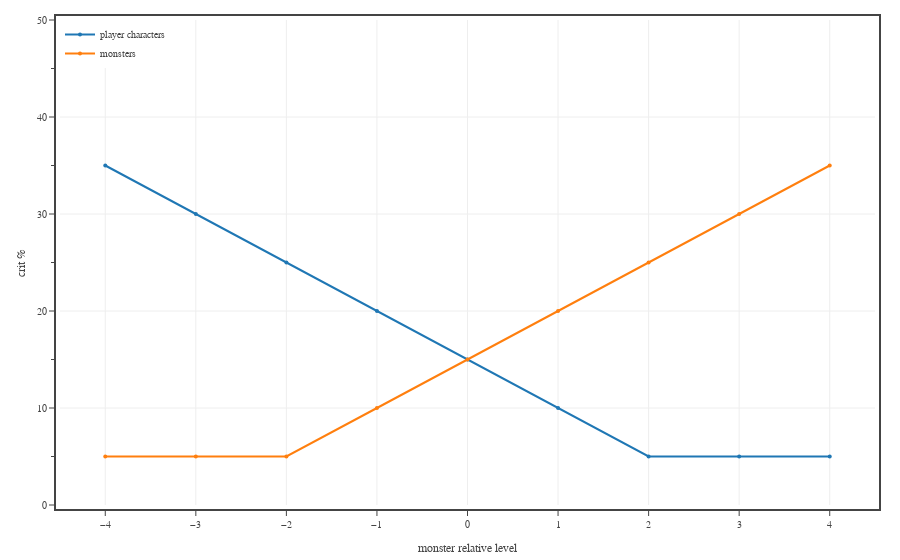

Notebook code for this chart:
### Code cell
# plots chance to crit and be crit vs level

rel_level = np.array([-4, -3, -2, -1, 0, 1, 2, 3, 4])

# create figure
fig = go.Figure(
    layout=go.Layout(
        template=TFB_TEMPLATE,
        margin=dict(l=60, r=25, b=55, t=20, pad=4),
        xaxis=dict(
            title_text='monster relative level',
            range=[-4.5,4.5],
            tick0=0, dtick=1,
            #minor=dict(tick0=0, dtick=1),
        ),
        yaxis=dict(
            title_text='crit %',
            range=[0,50],
            tick0=0, dtick=10,
            minor=dict(tick0=0, dtick=5),
        ),
        legend=dict(
            xanchor='left', yanchor='top',
            x=0.00, y=1.00,
            orientation='v',
            tracegroupgap=0,
        )
    )
)


fig.add_trace(go.Scatter(
    x=rel_level, 
    y=[max(5, y) for y in (15 - 5*rel_level)],
    mode='markers+lines', 
    marker=dict(size=6),
    name='player characters',
    legendgroup=ed['diff'],
    hovertemplate=
        'Level %{x}<br>'+
        'Crit Chance %{y:.0f}'+ 
        '<extra></extra>'
))

fig.add_trace(go.Scatter(
    x=rel_level, 
    y=[max(5, y) for y in (15 + 5*rel_level)],
    mode='markers+lines', 
    marker=dict(size=6),
    name='monsters',
    legendgroup=ed['diff'],
    hovertemplate=
        'Level %{x}<br>'+
        'Crit Chance %{y:.0f}'+ 
        '<extra></extra>'
))

# save large format figure
if SAVEFIGS:
    file_name = f'./fig-pf-crit-probability-large.html'
    fig_html = fig.to_html(
        include_plotlyjs=False, 
        full_html=False, 
        config=TFB_CONFIG
    )
    fig_soup = BeautifulSoup(fig_html, 'html.parser')
    fig_soup.div['class'] = 'plotly-div-large'
    with open(file_name, 'wb') as fout:
        fout.write(fig_soup.prettify('utf-8'))

# save small format figure
if SAVEFIGS:
    fig.update_traces(marker=dict(size=4))
    fig.update_layout(font=dict(size=10))
    file_name = f'./fig-pf-crit-probability-small.html'
    fig_html = fig.to_html(
        include_plotlyjs=False, 
        full_html=False, 
        config=TFB_CONFIG
    )
    fig_soup = BeautifulSoup(fig_html, 'html.parser')
    fig_soup.div['class'] = 'plotly-div-small'
    #fig_soup.div['style'] = 'aspect-ratio: 600/550;'
    with open(file_name, 'wb') as fout:
        fout.write(fig_soup.prettify('utf-8'))

# show figure
fig.show(config=TFB_CONFIG)

### Figure 1 — Plotly figure (JSON) as saved in the notebook; plotly's stock layout.template omitted (floating-point values rounded to 4 significant figures)
{"data": [{"hovertemplate": "Level %{x}<br>Crit Chance %{y:.0f}<extra></extra>", "legendgroup": "Extreme", "marker": {"size": 4}, "mode": "markers+lines", "name": "player characters", "type": "scatter", "x": [-4, -3, -2, -1, 0, 1, 2, 3, 4], "y": [35, 30, 25, 20, 15, 10, 5, 5, 5]}, {"hovertemplate": "Level %{x}<br>Crit Chance %{y:.0f}<extra></extra>", "legendgroup": "Extreme", "marker": {"size": 4}, "mode": "markers+lines", "name": "monsters", "type": "scatter", "x": [-4, -3, -2, -1, 0, 1, 2, 3, 4], "y": [5, 5, 5, 10, 15, 20, 25, 30, 35]}], "layout": {"font": {"size": 10}, "legend": {"orientation": "v", "tracegroupgap": 0, "x": 0, "xanchor": "left", "y": 1, "yanchor": "top"}, "margin": {"b": 55, "l": 60, "pad": 4, "r": 25, "t": 20}, "xaxis": {"dtick": 1, "range": [-4.5, 4.5], "tick0": 0, "title": {"text": "monster relative level"}}, "yaxis": {"dtick": 10, "minor": {"dtick": 5, "tick0": 0}, "range": [0, 50], "tick0": 0, "title": {"text": "crit %"}}}}
